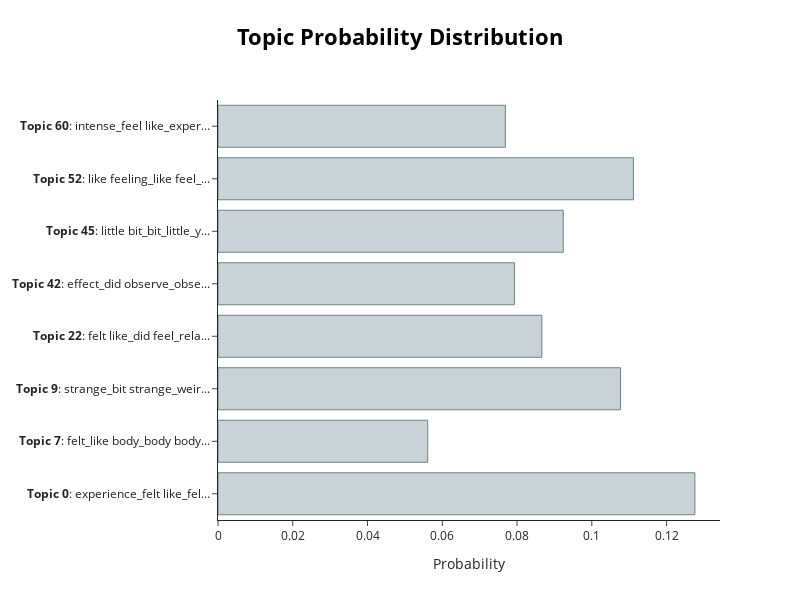

The cell this chart's notebook holds for it:
### Code cell
topic_model.visualize_distribution(topic_distr[5], min_probability=0.05)

### Figure 1 — Plotly figure (JSON) as saved in the notebook; plotly's stock layout.template omitted (floating-point values rounded to 4 significant figures)
{"data": [{"marker": {"color": "#C8D2D7", "line": {"color": "#6E8484", "width": 1}}, "orientation": "h", "type": "bar", "x": [0.1276, 0.0561, 0.1077, 0.08664, 0.07931, 0.09236, 0.1111, 0.07688], "y": ["<b>Topic 0</b>: experience_felt like_fel...", "<b>Topic 7</b>: felt_like body_body body...", "<b>Topic 9</b>: strange_bit strange_weir...", "<b>Topic 22</b>: felt like_did feel_rela...", "<b>Topic 42</b>: effect_did observe_obse...", "<b>Topic 45</b>: little bit_bit_little_y...", "<b>Topic 52</b>: like feeling_like feel_...", "<b>Topic 60</b>: intense_feel like_exper..."]}], "layout": {"height": 600, "hoverlabel": {"bgcolor": "white", "font": {"family": "Rockwell", "size": 16}}, "title": {"font": {"color": "Black", "size": 22}, "text": "<b>Topic Probability Distribution</b>", "x": 0.5, "xanchor": "center", "y": 0.95, "yanchor": "top"}, "width": 800, "xaxis": {"title": {"text": "Probability"}}}}
